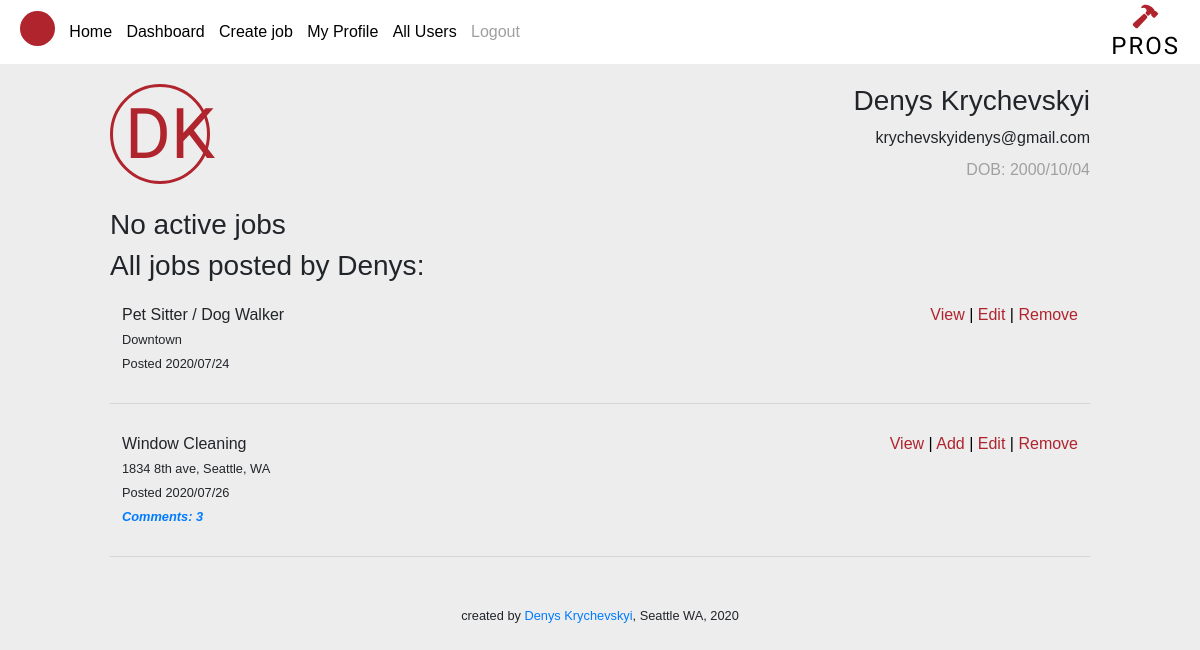
The app's page /user/1/profile/ (signed in), older data.
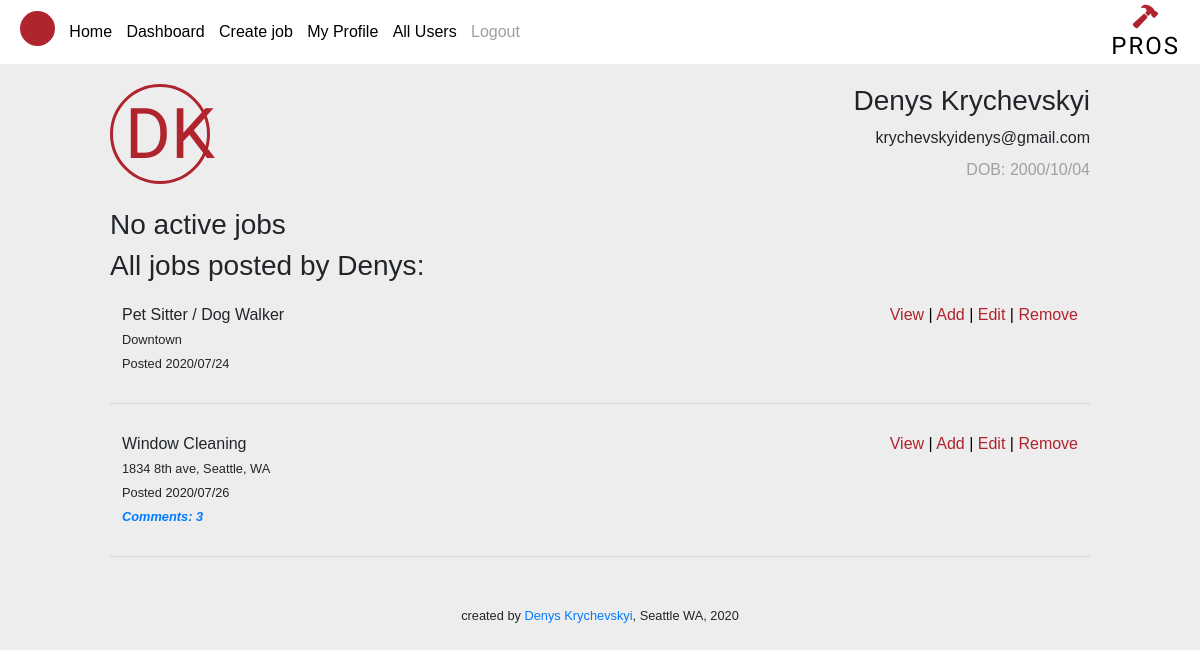
The same page, newer data.
### profi_app/models.py (models this page shows)
class Job(models.Model):
    title = models.CharField(max_length = 255, null = True)
    description = models.TextField()
    location = models.CharField(max_length = 255)
    poster = models.ForeignKey(User, related_name = 'poster', on_delete=models.CASCADE)
    executor = models.ForeignKey(User, related_name = 'executor', on_delete=models.CASCADE, blank = True, null = True)
    created_at = models.DateTimeField(auto_now_add = True)
    updated_at = models.DateTimeField(auto_now = True)
    objects = JobManager()

### profi_app/views.py (the view)
# urls.py: path('user/<int:user_id>/profile/', views.profile),
def profile(request, user_id):
    if request.method == 'GET':
        needed_user = User.objects.get(id = user_id)
        all_posted_jobs = needed_user.poster.all()
        all_active_jobs = needed_user.executor.all()
        first_i = needed_user.first_name[0]
        last_i = needed_user.last_name[0]
        initials = first_i + last_i
        context = {
            'user': needed_user,
            'initials': initials,
            'all_posted_jobs': all_posted_jobs,
            'all_active_jobs': all_active_jobs
        }
        return render(request, 'user_profile.html', context)
    else:
        user_id = request.session['user_id']
        return redirect(f'/user/{user_id}/profile')

### profi_app/templates/user_profile.html (shortened to what the changed rows need)
<!DOCTYPE html>
<html lang="en">
<head>
    {% include 'head.html' %}
</head>
<body>
    <div class="dashboard_page_container">
        <div id="profile_header">
            <h1 id="profile_initial">{{ initials }}</h1>
            <div class="personal_info">
            </div>
        </div>
        {% if user.id == request.session.user_id %}
            {% if all_active_jobs|length > 0 %}
                <h3>All active jobs:</h3>
                <table class="table table-bordered mt-1">
                    <thead class="thead-dark">
                        <tr>
                            <th>Job</th>
                            <th>Action</th>
                        </tr>
                    </thead>
                    <tbody>
                        {% for job in all_active_jobs %}
                            {% if job.executor != null and job.executor.id == request.session.user_id %}
                            <tr>
                                <td class="td_job">
                                    <p>{{ job.title }}</p>
                                    <small>{{ job.description|slice:":290" }}</small>
                                    <a href="/view/{{job.id}}">...View</a>
                                    {% if job.comments.count > 0 %}
                                    <div class="comments_count_container">
                                        <small class="comments_count"><a href="/view/{{job.id}}">Comments: {{job.comments.count}}</a></small>
                                    </div>
                                    {% endif %}
                                </td>
                                <td class="td_action">
                                    <a href="/done_job/{{job.id}}">Done <span class='vertical'>|</span></a>
                                    <a href="/giveup_job/{{job.id}}">GiveUp</a>
                                </td>
                            </tr>
                            {% endif%}
                        {% endfor %}
                    </tbody>
                </table>
            {% else %}
            <h3>No active jobs</h3>
            {% endif %}
            {% if all_posted_jobs|length > 0 %}
                <h3>All jobs posted by {{ user.first_name }}:</h3>
                {% for posted_job in all_posted_jobs %}
                <div class="posted_job_container">
                    <div class="posted_job_title">
                        <p>{{ posted_job.title }}</p>
                        <small>{{ posted_job.location }}</small> <br>
                        <small>Posted {{ posted_job.created_at|date:'Y/m/d'}}</small>
                    </div>
                    <div class="action">
                        <a href="/view/{{posted_job.id}}">View <span class='vertical'>|</span></a>
                        {%if posted_job.executor.id == null and request.session.user_id != null %}
                        <a href="/add_job/{{posted_job.id}}">Add <span class='vertical'>|</span></a>
                        {% endif %}
                        {% if posted_job.poster.id == request.session.user_id %}
                            <a href="/edit_job/{{posted_job.id}}">Edit <span class='vertical'>|</span></a>
                            <a href="/remove_job/{{posted_job.id}}">Remove</a>
                        {% endif %}
                    </div>
                </div>
                <hr>
                {% endfor %}
            {% else %}
                <h3>No posted jobs</h3>
            {% endif %}
        {% endif %}
    </div>
</body>
</html>

Row changes from the older to the newer data that the page shows:
changed Job "Pet Sitter / Dog Walker": now shows "Add |"
